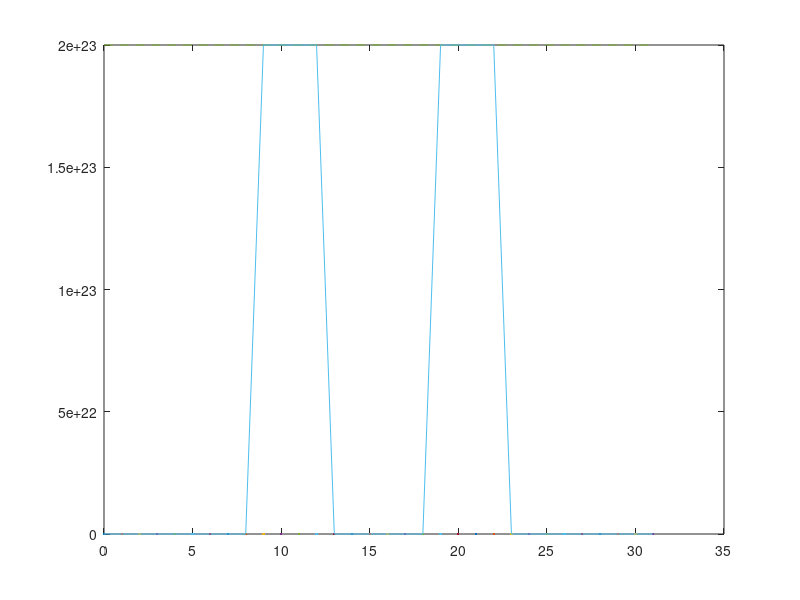

The MATLAB source for this figure:
clear; clc;

e = 1.6e-19; eVtoJ = e; JtoEv = e^(-1); me = 9.11*1e-31;
nm = 1e-9;
hbar = 1.054*1e-34; k_B = 1.38e-23;

dx = 0.56*nm;
dt = 1;

T = 500;
kT = T*k_B;

Eg = 1.519 - 5.405*1e-4*T^2/(T+204);

me_eff = 0.067;
mp_eff = 0.51;

Nc = 2*(me*me_eff*kT/pi/hbar^2/2)^(3/2);
Nv = 2*(me*mp_eff*kT/pi/hbar^2/2)^(3/2);

ni = sqrt(Nc*Nv)*exp(-Eg/(2*kT*JtoEv));

C_Si = 2*1e17*1e6;

C_Al = 4.42*1e28;
purity = 1e-10;
C_addition = C_Al*purity;

Time = 10*365*24;
% Count layers
a = 8;
b = 4;
c = 6;

grid_C = [C_Si, C_addition*ones(1, a), C_addition*ones(1, b), C_addition*ones(1, c), C_addition*ones(1, b), C_addition*ones(1, a), C_Si];
len_grid_C = length(grid_C);

grid_U = [0, zeros(1, a), C_Si*ones(1, b), zeros(1, c), C_Si*ones(1, b), zeros(1, a), 0];

plot(0:1:a+b+c+b+a+1, len_grid_C);
hold on;

for i = 0 : dt : Time
	dtdx2 = dt*60*60/dx^2;

	grid_n_coduct = 0.5*grid_C.*( 2 + 0.5*(2*ni./grid_C).^2 );

	D = 0.2*exp(-3.5/(kT*JtoEv))*(grid_n_coduct./ni).^3*1e-4;

	D_plus = (D(1:len_grid_C-1) + D(2:len_grid_C))./2;
	D_minus = (D(2:len_grid_C) + D(1:len_grid_C-1))./2;
	
	d1 = [D_minus(1:end-1)*dtdx2, 0];
	d2 = [1, 1 - (D_plus(2:end) + D_minus(1:end-1))*dtdx2, 1];
	d3 = [0, D_plus(2:end)*dtdx2];

	Matrix = diag(d1, -1) + diag(d2) + diag(d3, +1);
	grid_C = (Matrix*grid_C')';

end

plot(0:1:a+b+c+b+a+1, grid_C', '--');
plot(0:1:a+b+c+b+a+1, grid_U)